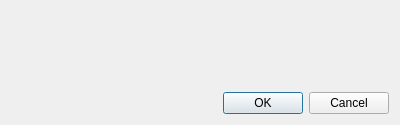
<?xml version="1.0" encoding="UTF-8"?>
<ui version="4.0">
 <class>CStatusMessageFilterDialog</class>
 <widget class="QDialog" name="CStatusMessageFilterDialog">
  <property name="geometry">
   <rect>
    <x>0</x>
    <y>0</y>
    <width>400</width>
    <height>125</height>
   </rect>
  </property>
  <property name="minimumSize">
   <size>
    <width>400</width>
    <height>125</height>
   </size>
  </property>
  <property name="windowTitle">
   <string>Filter status messages</string>
  </property>
  <layout class="QVBoxLayout" name="verticalLayout">
   <item alignment="Qt::AlignTop">
    <widget class="BlackGui::Filters::CStatusMessageFilterBar" name="filter_Messages">
     <property name="minimumSize">
      <size>
       <width>0</width>
       <height>75</height>
      </size>
     </property>
    </widget>
   </item>
   <item>
    <widget class="QDialogButtonBox" name="bb_FilterDialog">
     <property name="orientation">
      <enum>Qt::Horizontal</enum>
     </property>
     <property name="standardButtons">
      <set>QDialogButtonBox::Cancel|QDialogButtonBox::Ok</set>
     </property>
    </widget>
   </item>
  </layout>
 </widget>
 <customwidgets>
  <customwidget>
   <class>BlackGui::Filters::CStatusMessageFilterBar</class>
   <extends>QFrame</extends>
   <header>blackgui/filters/statusmessagefilterbar.h</header>
   <container>1</container>
  </customwidget>
 </customwidgets>
 <resources/>
 <connections>
  <connection>
   <sender>bb_FilterDialog</sender>
   <signal>accepted()</signal>
   <receiver>CStatusMessageFilterDialog</receiver>
   <slot>accept()</slot>
   <hints>
    <hint type="sourcelabel">
     <x>248</x>
     <y>254</y>
    </hint>
    <hint type="destinationlabel">
     <x>157</x>
     <y>274</y>
    </hint>
   </hints>
  </connection>
  <connection>
   <sender>bb_FilterDialog</sender>
   <signal>rejected()</signal>
   <receiver>CStatusMessageFilterDialog</receiver>
   <slot>reject()</slot>
   <hints>
    <hint type="sourcelabel">
     <x>316</x>
     <y>260</y>
    </hint>
    <hint type="destinationlabel">
     <x>286</x>
     <y>274</y>
    </hint>
   </hints>
  </connection>
 </connections>
</ui>
